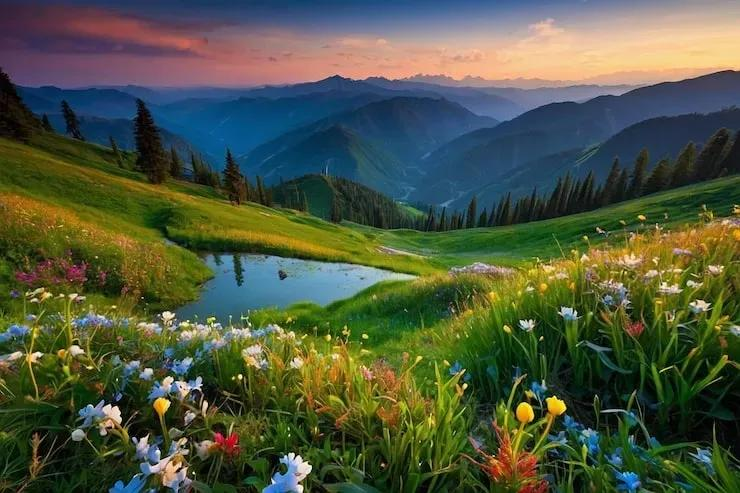
#> input picture n14.jpg, 740 x 493 px
$ jupyter execute --allow-errors 'EXP 3.ipynb'
#> lines starting #> are read from the running program, lines starting #| are printed output that depends on the picture
[cell 1]
##Step 1:
##Import the required libraries: OpenCV, NumPy, and Matplotlib.

[cell 2]
import cv2
import numpy as np
import matplotlib.pyplot as plt

#> (a cell that did not finish here is left out)

[cell 4]
gray = cv2.imread('n14.jpg', cv2.IMREAD_GRAYSCALE)
#> gray: shape (493, 740); min 0, max 255, mean 81.9

#> (a cell that did not finish here is left out)

[cell 6]
plt.figure(figsize=(10, 4))

plt.subplot(1, 2, 1)
plt.imshow(gray, cmap='gray')
plt.title('Grayscale Image')
plt.axis('off')

plt.subplot(1, 2, 2)
plt.hist(gray.ravel(), 256, [0, 256])
plt.title('Grayscale Histogram')

plt.show()
#> figure, not shown here; panel 2: tallest bar 4942 high, from x = 69 to 70

#> (a cell that did not finish here is left out)

[cell 8]
equalized = cv2.equalizeHist(gray)

#> (a cell that did not finish here is left out)

[cell 10]
plt.figure(figsize=(10, 8))

plt.subplot(2, 2, 1)
plt.imshow(gray, cmap='gray')
plt.title('Original Grayscale Image')
plt.axis('off')

plt.subplot(2, 2, 2)
plt.hist(gray.ravel(), 256, [0, 256])
plt.title('Original Histogram')

plt.subplot(2, 2, 3)
plt.imshow(equalized, cmap='gray')
plt.title('Equalized Grayscale Image')
plt.axis('off')

plt.subplot(2, 2, 4)
plt.hist(equalized.ravel(), 256, [0, 256])
plt.title('Equalized Histogram')

plt.tight_layout()
plt.show()
#> figure, not shown here; panel 2: tallest bar 4942 high, from x = 69 to 70; panel 4: tallest bar 4942 high, from x = 124 to 125

#> (a cell that did not finish here is left out)

[cell 12]
img = cv2.imread('n14.jpg')
#> img is the input picture: shape (493, 740, 3); mean B, G, R 64.3, 87.3, 78.1

plt.imshow(cv2.cvtColor(img, cv2.COLOR_BGR2RGB))
plt.title('Original Color Image')
plt.axis('off')
plt.show()

#> (a cell that did not finish here is left out)

[cell 14]
b, g, r = cv2.split(img)
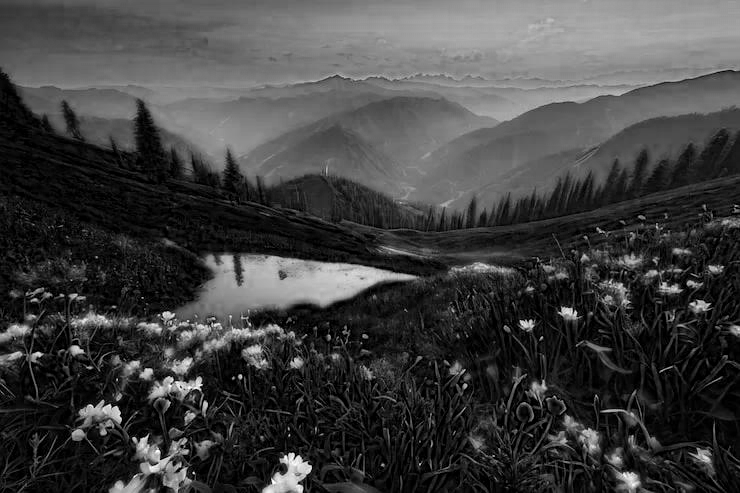
#> b: shape (493, 740); min 0, max 255, mean 64.3
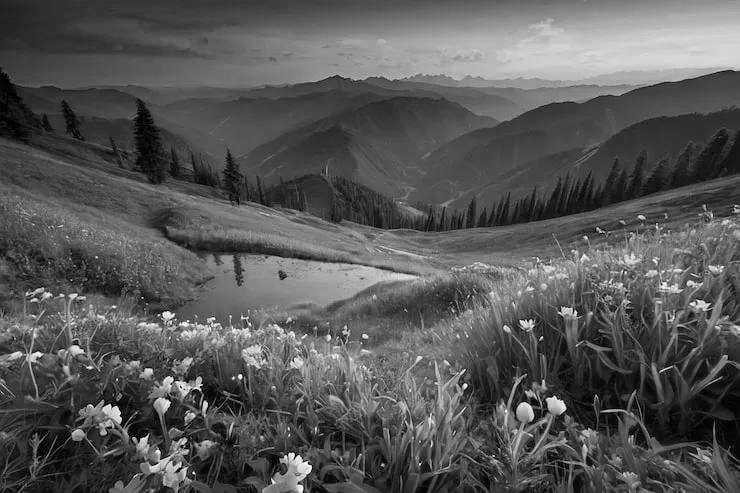
#> g: shape (493, 740); min 0, max 255, mean 87.3
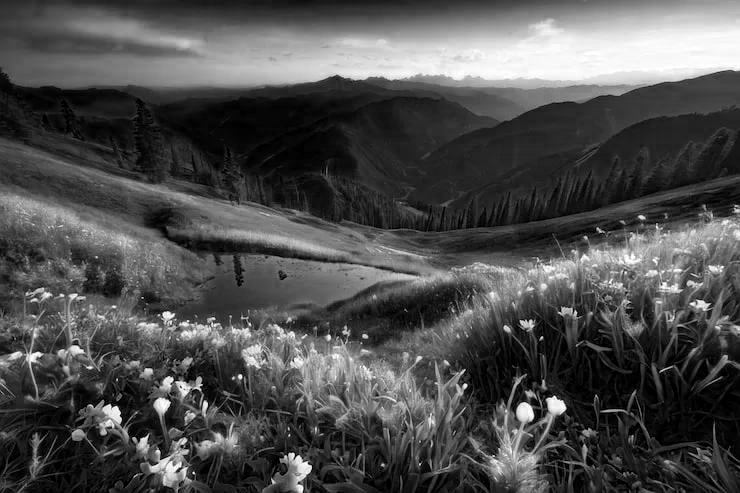
#> r: shape (493, 740); min 0, max 255, mean 78.1

plt.figure(figsize=(8, 5))

plt.hist(b.ravel(), 256, [0, 256], color='blue', label='Blue')
plt.hist(g.ravel(), 256, [0, 256], color='green', label='Green')
plt.hist(r.ravel(), 256, [0, 256], color='red', label='Red')

plt.title('BGR Histogram')
plt.xlabel('Pixel Intensity')
plt.ylabel('Frequency')
plt.legend()
plt.show()
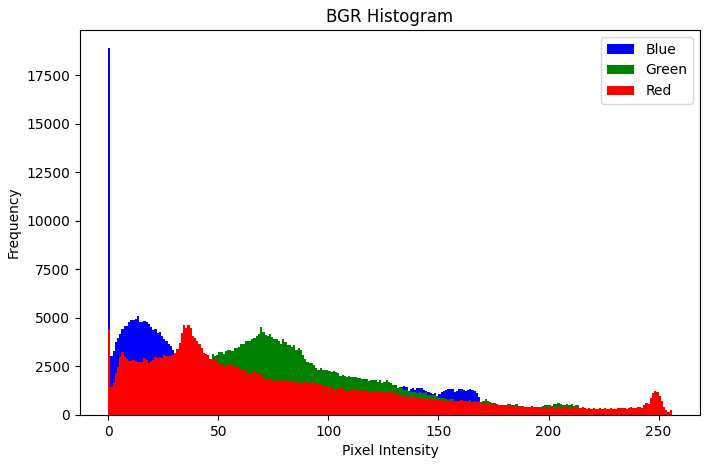
#> figure drawn by matplotlib, 1 panel; tallest bar 18889 high, from x = 0 to 1; tallest bar 4543 high, from x = 69 to 70; tallest bar 4633 high, from x = 36 to 37

#> (a cell that did not finish here is left out)

[cell 16]
hsv = cv2.cvtColor(img, cv2.COLOR_BGR2HSV)
#> hsv: shape (493, 740, 3); mean H, S, V 63.3, 154.4, 103.8

h, s, v = cv2.split(hsv)
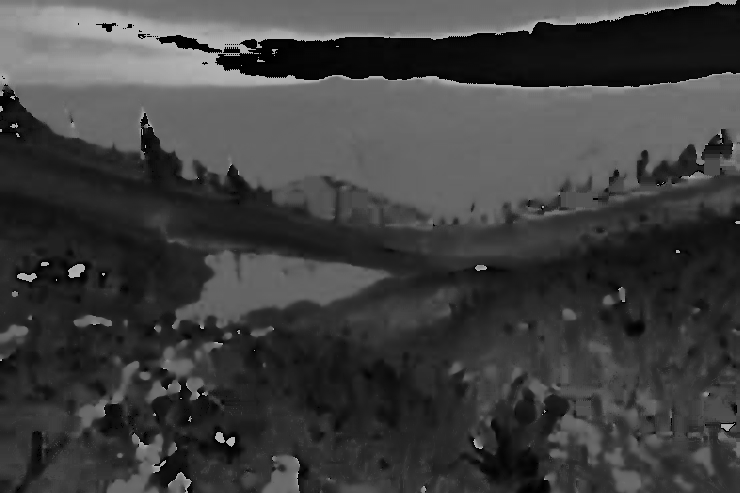
#> h: shape (493, 740); min 0, max 179, mean 63.3
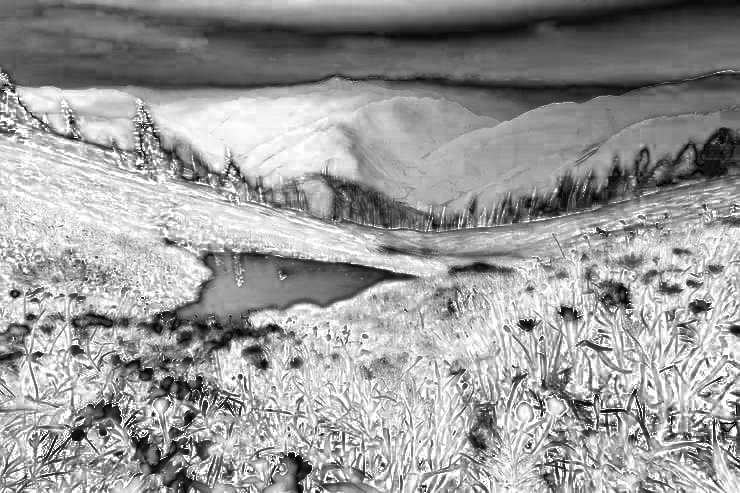
#> s: shape (493, 740); min 0, max 255, mean 154.4
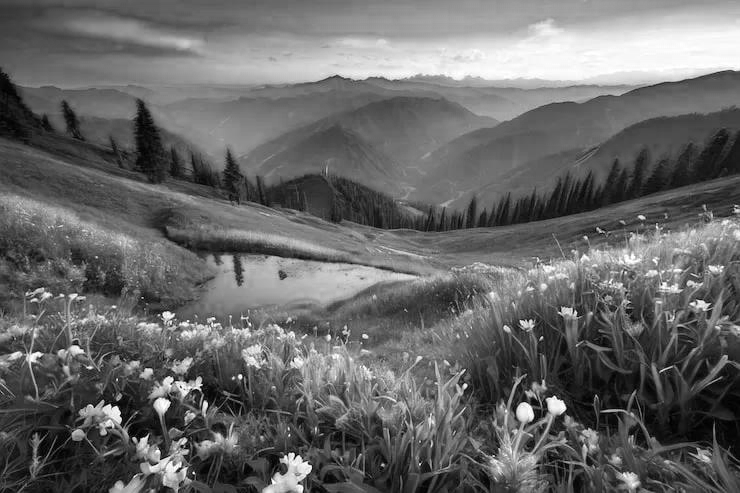
#> v: shape (493, 740); min 0, max 255, mean 103.8

#> (a cell that did not finish here is left out)

[cell 18]
v_equalized = cv2.equalizeHist(v)
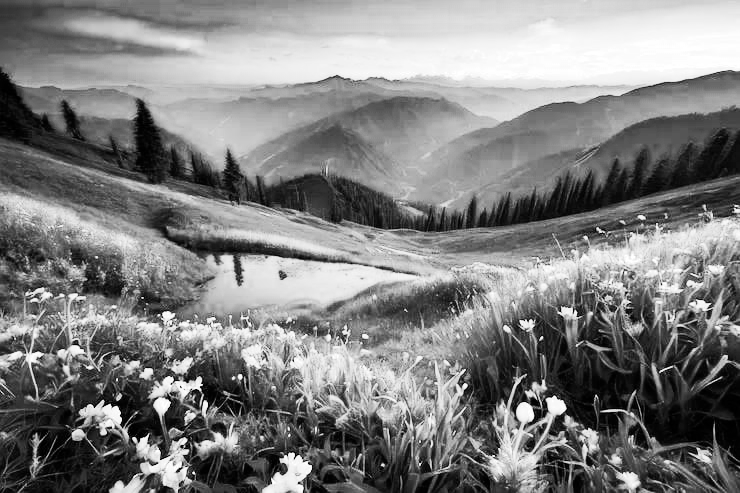
#> v_equalized: shape (493, 740); min 0, max 255, mean 128.2

#> (a cell that did not finish here is left out)

[cell 20]
hsv_equalized = cv2.merge((h, s, v_equalized))
#> hsv_equalized: shape (493, 740, 3); mean H, S, V 63.3, 154.4, 128.2

enhanced = cv2.cvtColor(hsv_equalized, cv2.COLOR_HSV2BGR)
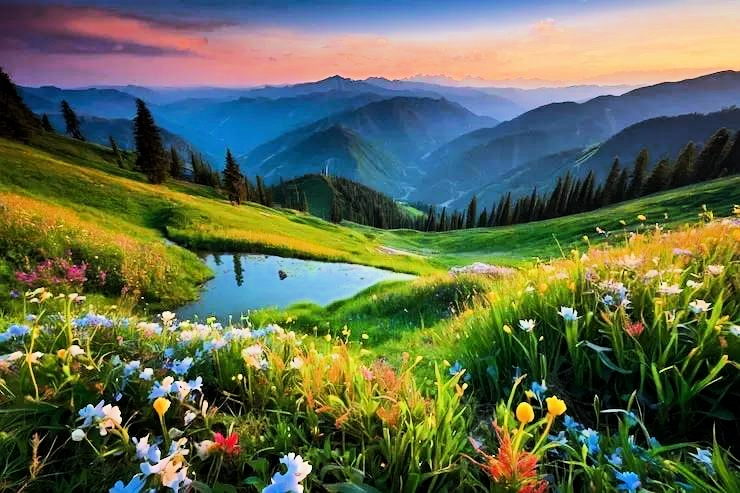
#> enhanced: shape (493, 740, 3); mean B, G, R 80.3, 106.7, 96

#> (a cell that did not finish here is left out)

[cell 22]
plt.figure(figsize=(12, 8))

plt.subplot(2, 2, 1)
plt.imshow(cv2.cvtColor(img, cv2.COLOR_BGR2RGB))
plt.title('Original Color Image')
plt.axis('off')

plt.subplot(2, 2, 2)
for channel, color, name in zip(cv2.split(img),
                                 ['blue', 'green', 'red'],
                                 ['Blue', 'Green', 'Red']):
    hist = cv2.calcHist([img], [ [ 'Blue', 'Green', 'Red' ].index(name) ],
                        None, [256], [0, 256])
    plt.plot(hist, color=color, label=name)
#> this loop made 3 passes
#> (color, name) on passes 1 to 3: ('blue', 'Blue'), ('green', 'Green'), ('red', 'Red')

plt.title('Original Color Histogram')
plt.legend()

plt.subplot(2, 2, 3)
plt.imshow(cv2.cvtColor(enhanced, cv2.COLOR_BGR2RGB))
plt.title('Enhanced Color Image')
plt.axis('off')

plt.subplot(2, 2, 4)
for i, color in enumerate(['blue', 'green', 'red']):
    hist = cv2.calcHist([enhanced], [i], None, [256], [0, 256])
    plt.plot(hist, color=color, label=color.capitalize())

plt.title('Enhanced Color Histogram')
plt.legend()

plt.tight_layout()
plt.show()
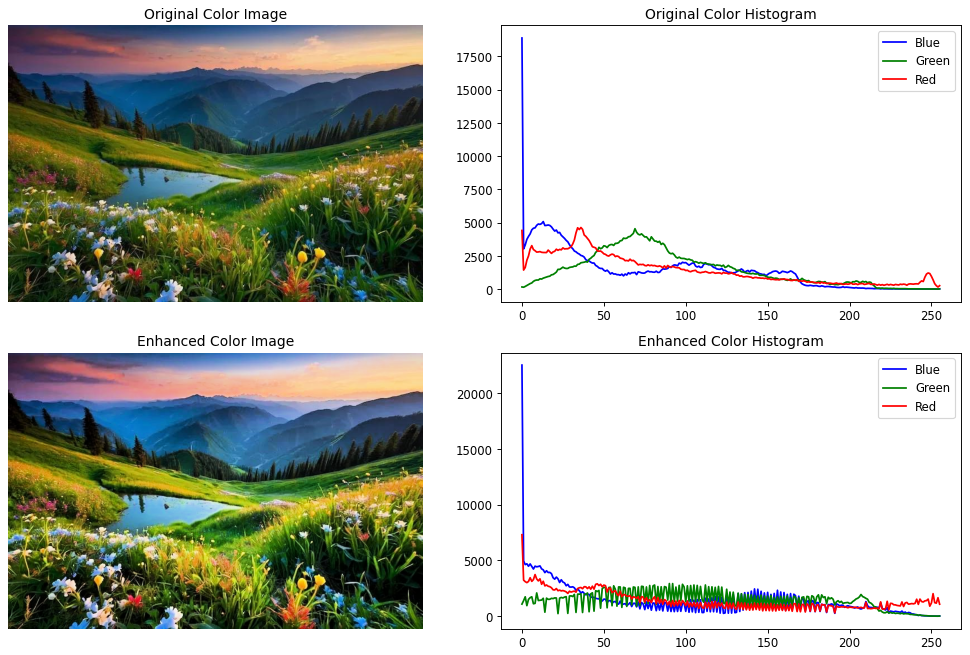
#> figure drawn by matplotlib, 4 panels; panel 2: curve peaks at x = 0, y = 18889; panel 2: curve peaks at x = 69, y = 4543; panel 2: curve peaks at x = 36, y = 4633; panel 4: curve peaks at x = 0, y = 22518
